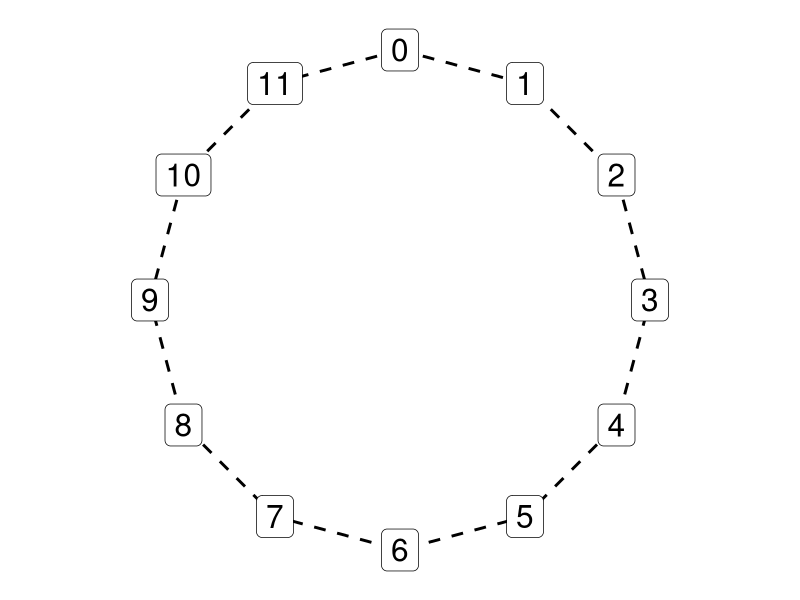
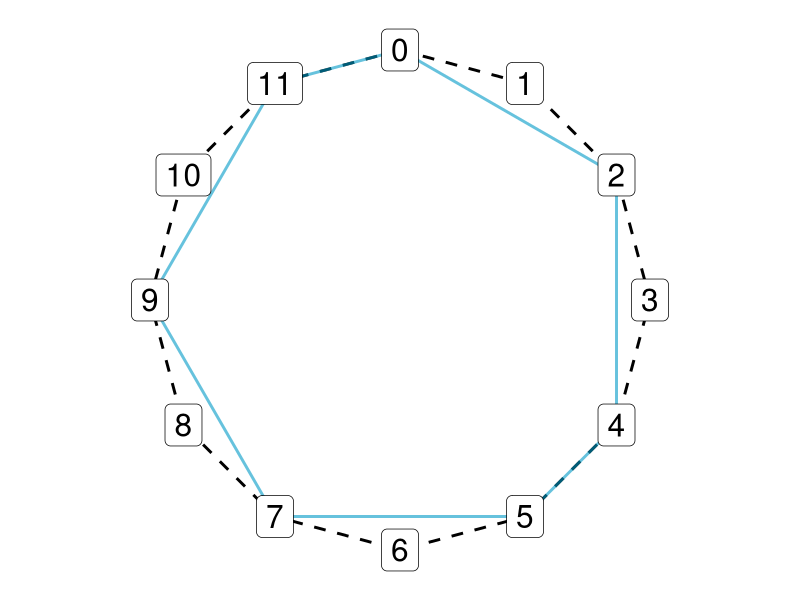
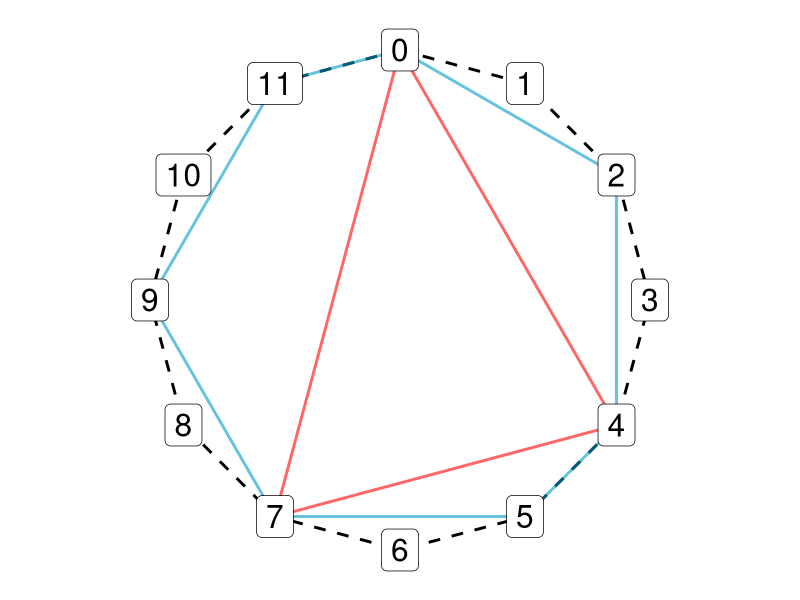
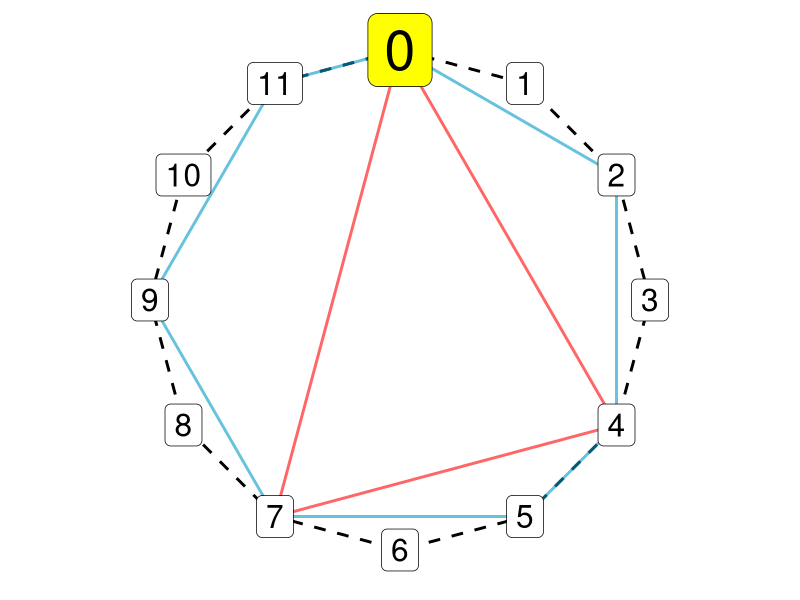
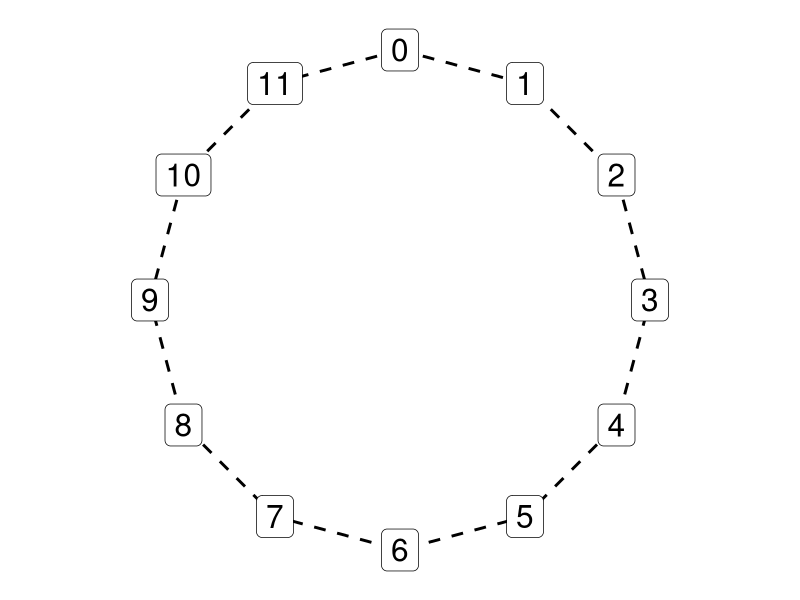
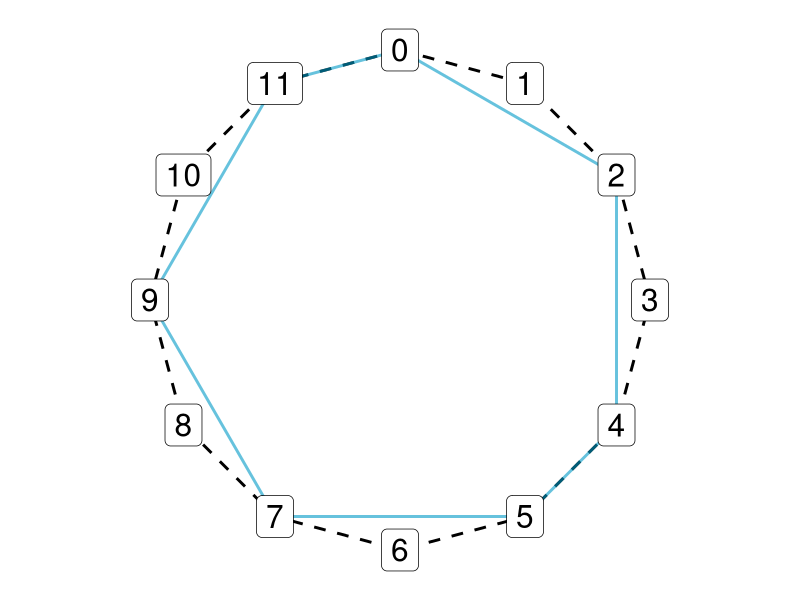
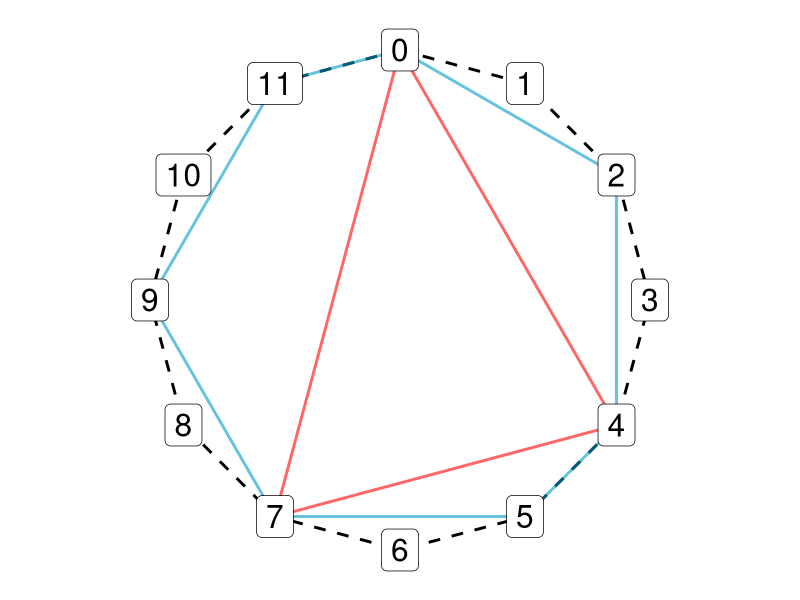
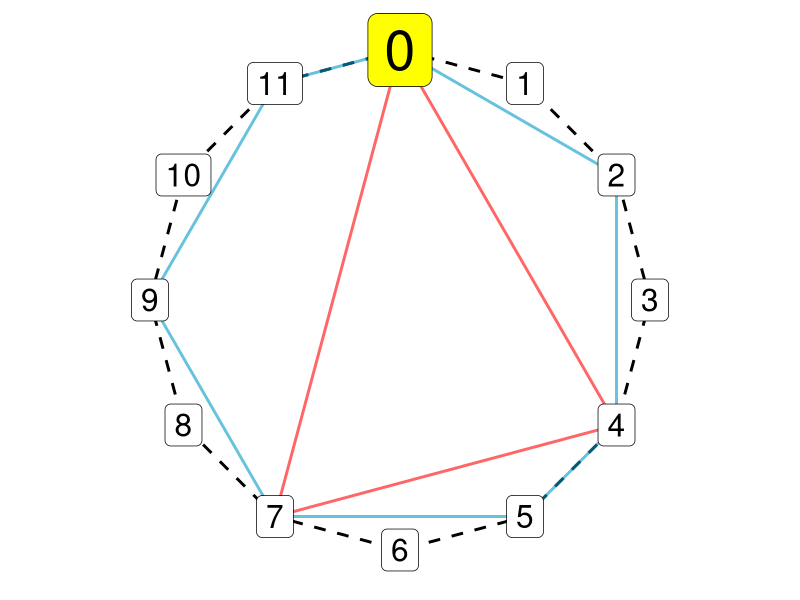

Source code (R) for these figures, in order:

library(tidyverse)
library(here)

# official Auckland Uni colours
auckland_lightBlue <- "#009AC7"
auckland_darkBlue <- "#00467F"


# Draw circle of pitch classes for chromatic scale ------------------------


pitches <- c("C", "B", "A#", "A", "G#", "G", "F#", "F", "E", "D#", "D", "C#")
pitches <- c("0", "11", "10", "9", "8", "7", "6", "5", "4", "3", "2", "1")

# Create a data frame with the numbers 0 to 11 and their corresponding angles
df <- data.frame(
  label = c(pitches, "blah"),
  angle = (2*pi/12)*0:12
)

# Adjust the angle of the 0 label to be at the top, and shift the rest of the angles by pi/2 to make them proceed clockwise
df$angle <- (df$angle + pi/2) %% (2*pi)

# Plot a circle with a radius of 1 and center at (0,0)
ggplot(df) +
  # Add a line that connects all the points to form a circle
  geom_path(
    aes(x = cos(angle), y = sin(angle)),
    colour = "black",
    size = 1,
    linetype = "dashed"
  ) +
  # Add the labels as text
  geom_label(
    data = df |> filter(label != "blah"),
    aes(x = cos(angle), y = sin(angle), label = label),
    size = 8
  ) +
  # Adjust the axis limits so the circle is centered
  scale_x_continuous(limits = c(-1.2, 1.2), expand = c(0, 0)) +
  scale_y_continuous(limits = c(-1.2, 1.2), expand = c(0, 0)) + 
  coord_fixed() +
  theme_void()


ggsave("tone_circle.png", path = here("media", "figures", "new_circles"), device = "png", width = 5, height = 5)


# Now trace C major scale circumscribing the circle -----------------------


# c_major_scale <- c("C", "D", "E", "F", "G", "A", "B")
c_major_scale <- c("0", "2", "4", "5", "7", "9", "11")


# Add indicator for whether note is in C major scale
df2 <- df |>  
  filter(label %in% c_major_scale) |> 
  add_row(label = "C", angle = 1.5707963)

# Plot a circle with a radius of 1 and center at (0,0)
ggplot(df) +
  # Add a line that connects all the points to form a circle
  geom_path(
    aes(x = cos(angle), y = sin(angle)),
    colour = "black",
    size = 1,
    linetype = "dashed"
  ) +
  geom_path(
    aes(x = cos(angle), y = sin(angle)),
    colour = auckland_lightBlue,
    size = 1,
    data = df2,
    alpha = 0.6
  ) +
  # Add the labels as text
  geom_label(
    data = df |> filter(label != "blah"),
    aes(x = cos(angle), y = sin(angle), label = label),
    size = 8
  ) +
  # Adjust the axis limits so the circle is centered
  scale_x_continuous(limits = c(-1.2, 1.2), expand = c(0, 0)) +
  scale_y_continuous(limits = c(-1.2, 1.2), expand = c(0, 0)) + 
  coord_fixed() +
  theme_void()

ggsave("tone_circle_c_major.png", path = here("media", "figures", "new_circles"), device = "png", width = 5, height = 5)


# now circumscribe the tonic triad ----------------------------------------


# c_major_triad <- c("C", "E", "G")
c_major_triad <- c("0", "4", "7")

# Add indicator for whether note is in C major scale
df_triad <- df |>  
  filter(label %in% c_major_triad) |> 
  add_row(label = "C", angle = 1.5707963)

# Plot a circle with a radius of 1 and center at (0,0)
ggplot(df) +
  # Add a line that connects all the points to form a circle
  geom_path(
    aes(x = cos(angle), y = sin(angle)),
    colour = "black",
    size = 1,
    linetype = "dashed"
  ) +
  # Circumscribing the major scale
  geom_path(
    aes(x = cos(angle), y = sin(angle)),
    colour = auckland_lightBlue,
    size = 1,
    data = df2,
    alpha = 0.6
  ) +
  # Circumscribing the major triad
  geom_path(
    aes(x = cos(angle), y = sin(angle)),
    colour = "red",
    size = 1,
    data = df_triad,
    alpha = 0.6
  ) +
  # Add the labels as text
  geom_label(
    data = df |> filter(label != "blah"),
    aes(x = cos(angle), y = sin(angle), label = label),
    size = 8
  ) +
  # Adjust the axis limits so the circle is centered
  scale_x_continuous(limits = c(-1.2, 1.2), expand = c(0, 0)) +
  scale_y_continuous(limits = c(-1.2, 1.2), expand = c(0, 0)) + 
  coord_fixed() +
  theme_void()

ggsave("tone_circle_c_major_triad.png", path = here("media", "figures", "new_circles"), device = "png", width = 5, height = 5)


# Now add highlight for tonic ---------------------------------------------


ggplot(df) +
  # Add a line that connects all the points to form a circle
  geom_path(
    aes(x = cos(angle), y = sin(angle)),
    colour = "black",
    size = 1,
    linetype = "dashed"
  ) +
  # Circumscribing the major scale
  geom_path(
    aes(x = cos(angle), y = sin(angle)),
    colour = auckland_lightBlue,
    size = 1,
    data = df2,
    alpha = 0.6
  ) +
  # Circumscribing the major triad
  geom_path(
    aes(x = cos(angle), y = sin(angle)),
    colour = "red",
    size = 1,
    data = df_triad,
    alpha = 0.6
  ) +
  # Add the labels as text
  geom_label(
    data = df |> filter(label != "blah"),
    aes(x = cos(angle), y = sin(angle), label = label),
    size = 8
  ) +
  geom_label(
    data = df |> filter(label == "0"),
    aes(x = cos(angle), y = sin(angle), label = label),
    size = 14,
    fill = "yellow"
  ) +
  # Adjust the axis limits so the circle is centered
  scale_x_continuous(limits = c(-1.2, 1.2), expand = c(0, 0)) +
  scale_y_continuous(limits = c(-1.2, 1.2), expand = c(0, 0)) + 
  coord_fixed() +
  theme_void()

ggsave("tone_circle_c_tonic.png", path = here("media", "figures", "new_circles"), device = "png", width = 5, height = 5)


